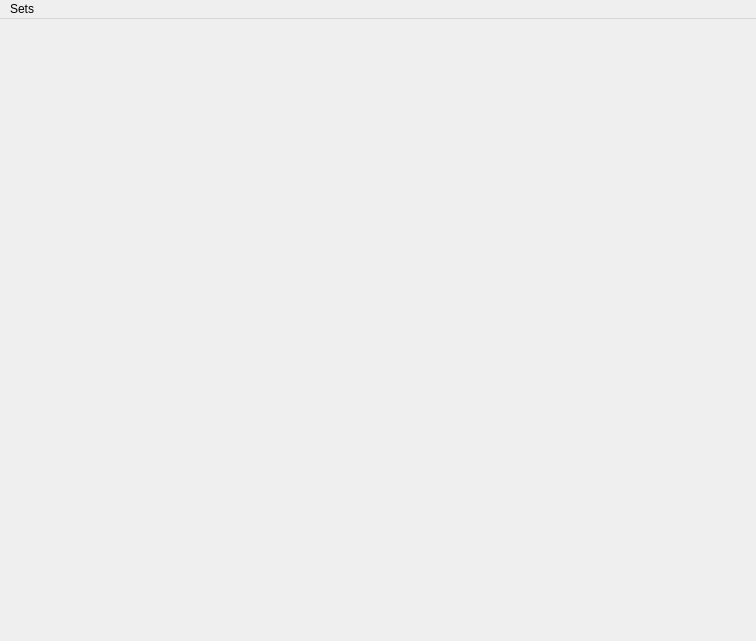
<?xml version="1.0" encoding="UTF-8"?>
<ui version="4.0">
 <class>MainWindow</class>
 <widget class="QMainWindow" name="MainWindow">
  <property name="geometry">
   <rect>
    <x>0</x>
    <y>0</y>
    <width>756</width>
    <height>641</height>
   </rect>
  </property>
  <property name="cursor">
   <cursorShape>ArrowCursor</cursorShape>
  </property>
  <property name="windowTitle">
   <string>PyCards</string>
  </property>
  <widget class="QWidget" name="centralwidget"/>
  <widget class="QMenuBar" name="menubar">
   <property name="geometry">
    <rect>
     <x>0</x>
     <y>0</y>
     <width>756</width>
     <height>22</height>
    </rect>
   </property>
   <widget class="QMenu" name="setMenu">
    <property name="title">
     <string>Sets</string>
    </property>
    <widget class="QMenu" name="menuOpen">
     <property name="title">
      <string>Open</string>
     </property>
     <addaction name="setTest"/>
    </widget>
    <addaction name="menuOpen"/>
    <addaction name="setCreate"/>
    <addaction name="setImport"/>
   </widget>
   <addaction name="setMenu"/>
  </widget>
  <action name="actionSave">
   <property name="text">
    <string>Save</string>
   </property>
  </action>
  <action name="actionNew">
   <property name="text">
    <string>New</string>
   </property>
  </action>
  <action name="actionImport">
   <property name="text">
    <string>Import</string>
   </property>
  </action>
  <action name="setCreate">
   <property name="text">
    <string>Create</string>
   </property>
  </action>
  <action name="setImport">
   <property name="text">
    <string>Import</string>
   </property>
  </action>
  <action name="setTest">
   <property name="text">
    <string>Test</string>
   </property>
  </action>
 </widget>
 <resources/>
 <connections/>
</ui>
